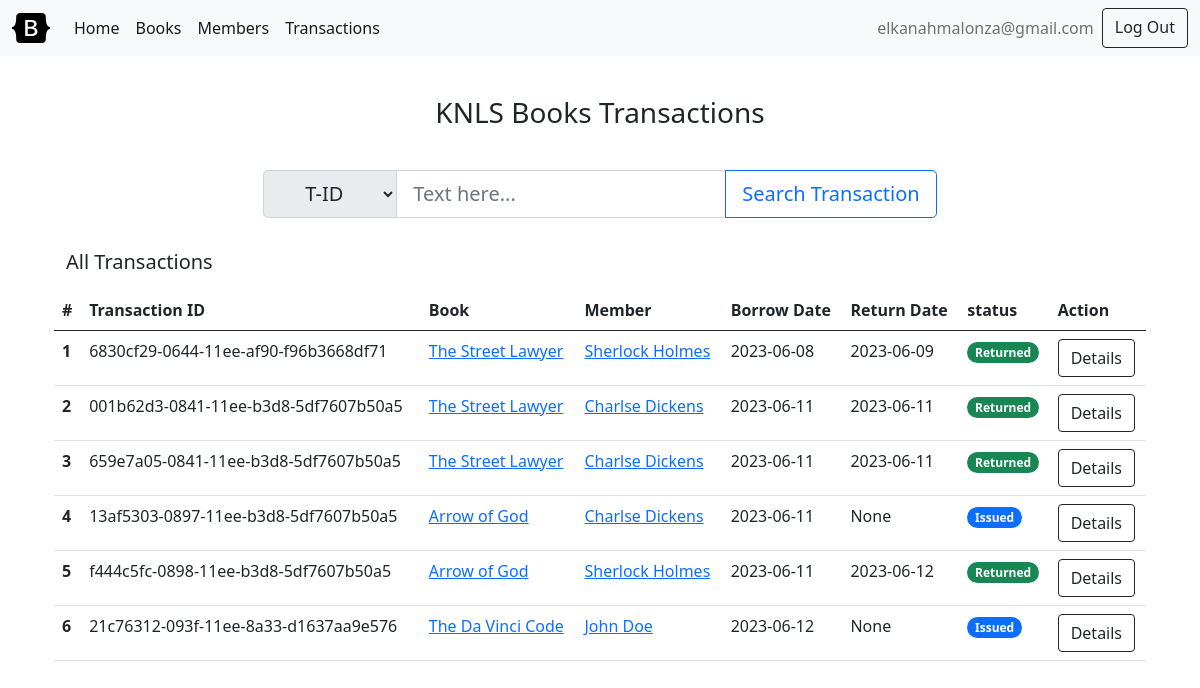
/transactions/ (signed in), run on the app's committed database.
### library/models.py (models this page shows, shortened)
class User(db.Model):
    uuid = db.Column(db.String(40), primary_key=True, default=str(uuid.uuid1()))
    email = db.Column(db.String(50), nullable=False, index=True, unique=True)
    password = db.Column(db.String, nullable=False)
    date_created = db.Column(db.DateTime, default=dt.datetime.now().astimezone)
    date_modified = db.Column(db.DateTime, onupdate=dt.datetime.now().astimezone)
    members_added = db.relationship(
        "Member",
        backref="user_added_by",
        lazy="dynamic",
        cascade="save-update, merge, refresh-expire, expunge",
        order_by="desc(Member.date_created)",
        foreign_keys="Member.added_by",
    )
    books_added = db.relationship(
        "Book",
        backref="user_added_by",
        lazy="dynamic",
        cascade="save-update, merge, refresh-expire, expunge",
        order_by="desc(Book.date_created)",
        foreign_keys="Book.added_by",
    )
    rent_transactions = db.relationship(
        "Transaction",
        backref="user_rent",
        lazy="dynamic",
        cascade="save-update, merge, refresh-expire, expunge",
        order_by="desc(Transaction.date_created)",
        foreign_keys="Transaction.rented_by",
    )
    returned_transactions = db.relationship(
        "Transaction",
        backref="user_return",
        lazy="dynamic",
        cascade="save-update, merge, refresh-expire, expunge",
        order_by="desc(Transaction.date_created)",
        foreign_keys="Transaction.returned_by",
    )

class Transaction(db.Model):
    STATUS = ("RENTED", "RETURNED", "OVERDUE", "OVERDUE_NOTPAID", "OVERDUE_PAYED")
    uuid = db.Column(db.String(40), primary_key=True, default=str(uuid.uuid1()))
    rent_date = db.Column(db.DateTime, default=dt.datetime.now().astimezone)
    return_date = db.Column(db.DateTime, nullable=True)
    rate_per_day = db.Column(db.Float, default=20.0)
    rent_paid = db.Column(db.Boolean, default=False)
    date_created = db.Column(db.DateTime, default=dt.datetime.now().astimezone)
    date_modified = db.Column(db.DateTime, onupdate=dt.datetime.now().astimezone)
    book = db.Column(db.String(36), db.ForeignKey("book.uuid"))
    member = db.Column(db.String(36), db.ForeignKey("member.uuid"))
    rented_by = db.Column(db.String(36), db.ForeignKey("user.uuid"))
    returned_by = db.Column(db.String(36), db.ForeignKey("user.uuid"))
    @property
    def status(self):
        if self.return_date is not None:
            return "RETURNED"
        else:
            return "RENTED"

class Book(db.Model):
    STATUS = ("AVAILABLE", "UNAVAILABLE")
    uuid = db.Column(db.String(40), primary_key=True, default=str(uuid.uuid1()))
    isbn = db.Column(db.String(40), nullable=False, index=True, unique=True)
    name = db.Column(db.String(50), nullable=False, index=True)
    author = db.Column(db.String(50), nullable=False)
    edition = db.Column(db.String(50), nullable=True, default="First")
    publisher = db.Column(db.String(50), nullable=False)
    description = db.Column(db.String, nullable=True)
    quantity = db.Column(db.Integer, default=1)
    date_created = db.Column(db.DateTime, default=dt.datetime.now().astimezone)
    date_modified = db.Column(db.DateTime, onupdate=dt.datetime.now().astimezone)
    added_by = db.Column(db.String(36), db.ForeignKey("user.uuid"))
    transactions = db.relationship(
        "Transaction",
        backref="book_rent",
        lazy="dynamic",
        cascade="save-update, merge, refresh-expire, expunge",
        order_by="desc(Transaction.date_created)",
        foreign_keys="Transaction.book",
    )

class Member(db.Model):
    STATUS = ("ACTIVE", "INACTIVE", "DEFAULTED")
    uuid = db.Column(db.String(40), primary_key=True, default=str(uuid.uuid1()))
    first_name = db.Column(db.String(50), nullable=False)
    second_name = db.Column(db.String(50), nullable=True)
    id_number = db.Column(db.Integer, nullable=False, index=True, unique=True)
    date_created = db.Column(db.DateTime, default=dt.datetime.now().astimezone)
    date_modified = db.Column(db.DateTime, onupdate=dt.datetime.now().astimezone)
    added_by = db.Column(db.String(36), db.ForeignKey("user.uuid"))
    transactions = db.relationship(
        "Transaction",
        backref="member_rent",
        lazy="dynamic",
        cascade="save-update, merge, refresh-expire, expunge",
        order_by="desc(Transaction.date_created)",
        foreign_keys="Transaction.member",
    )

### library/transactions/views.py (the view)
class ListTransactionView(View):
    methods = [
        "GET",
    ]
    decorators = [
        login_required,
    ]
    def dispatch_request(self):
        args = dict(request.args)
        if args.get("search", None) is not None:
            search = request.args["search"]
            field = request.args.get("field", "title")
            title = f"Search results for {field}: '{search}'."
            if field == "id":
                stmt = db.select(Transaction).where(Transaction.uuid.contains(search))
            elif field == "book":
                stmt = (
                    db.select(Transaction)
                    .join(Transaction.book_rent)
                    .where(Book.name.contains(search))
                )
            elif field == "member":
                names = search.strip().split(" ")
                if len(names) > 1:
                    stmt = (
                        db.select(Transaction)
                        .join(Transaction.member_rent)
                        .where(Member.first_name.contains(names[0]))
                        .where(Member.second_name.contains(names[1]))
                    )
                else:
                    union = union_all(
                        db.select(Transaction)
                        .join(Transaction.member_rent)
                        .where(Member.first_name.contains(search)),
                        db.select(Transaction)
                        .join(Transaction.member_rent)
                        .where(Member.second_name.contains(search)),
                    )
                    stmt = db.select(Transaction).from_statement(union)
            else:
                stmt = db.select(Transaction).where(Transaction.uuid.contains(search))
            transactions = db.session.execute(stmt).scalars()
        else:
            title = "All Transactions"
            transactions = Transaction.query.all()
        return render_template(
            "transactions/transaction_list.html", title=title, items=transactions
        )

### library/utils.py (called while the page is built)
def before_request(app):
    @app.before_request
    def load_logged_in_user():
        user_id = session.get("user_id")
        if user_id is None:
            g.user = None
        else:
            g.user = User.query.filter_by(uuid=user_id).one_or_none()

def login_required(view):
    @functools.wraps(view)
    def wrapped_view(*args, **kwargs):
        if g.user is None:
            return redirect(url_for("user_login"))
        return view(*args, **kwargs)
    return wrapped_view

### templates/transactions/transaction_list.html (shortened to what this page needs)
{% extends 'base.html' %}
{% block content %}
    <div class="row p-4">
        <div class="col-12 text-center h3 pb-2">KNLS Books Transactions</div>
        <div class="col-12">
            <div class="row py-4">
                <form method="GET">
                <div class="btn-toolbar justify-content-center" role="toolbar" aria-label="Toolbar with button groups">
                    <div class="input-group input-group-lg">
                        <select name="field" class="input-group-text">
                            <option value="id">T-ID</option>
                        </select>
                        <input type="text" name="search" class="form-control" placeholder="Text here...">
                        <button class="btn btn-outline-primary" type="submit">Search Transaction</button>
                    </div>
                </div>
                </form>
            </div>
            <div class="row">
                <div class="col-12 h5 py-2">{% block title %}{{title}}{% endblock %}</div>
                <table class="table">
                    <thead>
                        <tr>
                            <th scope="col">#</th>
                            <th scope="col">Transaction ID</th>
                            <th scope="col">Book</th>
                            <th scope="col">Member</th>
                            <th scope="col">Borrow Date</th>
                            <th scope="col">Return Date</th>
                            <th scope="col">status</th>
                            <th scope="col">Action</th>
                        </tr>
                    </thead>
                    <tbody>
                    {% for row in items %}
                        <tr>
                            <th scope="row">{{loop.index}}</th>
                            <td>{{row.uuid}}</td>
                            <td><a href="{{url_for('books_retrieve', id=row.book_rent.uuid)}}">{{row.book_rent.name}}</a></td>
                            <td><a href="{{url_for('members_retrieve', id=row.member_rent.uuid)}}">{{row.member_rent.first_name}} {{row.member_rent.second_name}}</a></td>
                            <td>{{row.rent_date.strftime('%Y-%m-%d')}}</td>
                            <td>{% if row.return_date %} {{row.return_date.strftime('%Y-%m-%d')}} {% else %} None {% endif %}</td>
                            <td>
                                {% if row.status == "RENTED" %}
                                    <span class="badge rounded-pill bg-primary">Issued</span>
                                {% elif row.status == "RETURNED" %}
                                    {% if row.rent_paid %}
                                        <span class="badge rounded-pill bg-success">Returned</span>
                                    {% else %}
                                        <span class="badge rounded-pill bg-danger">Not Paid</span>
                                    {% endif %}
                                {% endif %}
                            </td>
                            <td>
                                <a href="{{url_for('transactions_retrieve', id=row.uuid)}}" class="btn btn-outline-dark">Details</a>
                            </td>
                        </tr>
                    {% else %}
                        <tr><td class="text-center text-primary" colspan="10">No Data Available</td> </tr>
                    {% endfor %}
                    </tbody>
                </table>
            </div>
        </div>
    </div>
{% endblock %}

### templates/base.html (shortened to what this page needs)
<!doctype html>
<html lang="en">
    <head>
        <link href="{{ url_for('static', filename='bootstrap-5.0.2-dist/css/bootstrap.min.css') }}" rel="stylesheet">
    </head>
    <nav class="navbar navbar-expand-lg navbar-light bg-light">
        <div class="container-fluid">
            <a class="navbar-brand" href="{{ url_for('index') }}">
                <img src="{{ url_for('static', filename='bootstrap-logo-white.svg') }}" width="38" height="30" class="d-inline-block align-top" alt="Bootstrap" loading="lazy" style="filter: invert(1) grayscale(100%) brightness(200%);">
            </a>
            <div class="collapse navbar-collapse" id="navbarSupportedContent">
                <ul class="navbar-nav me-auto mb-2 mb-lg-0">
                    <li class="nav-item">
                        <a class="nav-link active" aria-current="page" href="{{ url_for('index') }}">Home</a>
                    </li>
                    <li class="nav-item">
                        <a class="nav-link active" href="{{ url_for('books_list') }}">Books</a>
                    </li>
                    <li class="nav-item">
                        <a class="nav-link active" href="{{ url_for('members_list') }}">Members</a>
                    </li>
                    <li class="nav-item">
                        <a class="nav-link active" href="{{ url_for('transactions_list') }}">Transactions</a>
                    </li>
                </ul>
                <div class="d-flex">
                {% if g.user %}
                    <ul class="navbar-nav me-auto mb-2 mb-lg-0">
                    <li class="nav-item">
                        <a class="nav-link" aria-current="page" href="#">{{ g.user['email'] }}</a>
                    </li>
                    </ul>
                    <a class="btn btn-outline-dark" href="{{url_for('user_logout')}}">Log Out</a>
                {% else %}
                    <a class="btn btn-outline-dark" href="{{url_for('user_register')}}">Register</a>
                    <a class="btn btn-outline-dark" href="{{url_for('user_login')}}">Log In</a>
                {% endif %}
                </div>
            </div>
        </div>
    </nav>
    <content>
        <section class="container">
            <header class="pt-3">
            </header>
            {% block content %}{% endblock %}
        </section>
    </content>
    </html>

### data on the page
User: user.email "elkanahmalonza@gmail.com"
Transaction: uuid "6830cf29-0644-11ee-af90-f96b3668df71", book_rent.name "The Street Lawyer", member_rent.first_name "Sherlock", member_rent.second_name "Holmes", rent_date "2023-06-08", return_date "2023-06-09", rent_paid "Returned"
Transaction: uuid "001b62d3-0841-11ee-b3d8-5df7607b50a5", book_rent.name "The Street Lawyer", member_rent.first_name "Charlse", member_rent.second_name "Dickens", rent_date "2023-06-11", return_date "2023-06-11", rent_paid "Returned"
Transaction: uuid "659e7a05-0841-11ee-b3d8-5df7607b50a5", book_rent.name "The Street Lawyer", member_rent.first_name "Charlse", member_rent.second_name "Dickens", rent_date "2023-06-11", return_date "2023-06-11", rent_paid "Returned"
Transaction: uuid "13af5303-0897-11ee-b3d8-5df7607b50a5", book_rent.name "Arrow of God", member_rent.first_name "Charlse", member_rent.second_name "Dickens", rent_date "2023-06-11", shows "None", shows "Issued"
Transaction: uuid "f444c5fc-0898-11ee-b3d8-5df7607b50a5", book_rent.name "Arrow of God", member_rent.first_name "Sherlock", member_rent.second_name "Holmes", rent_date "2023-06-11", return_date "2023-06-12", rent_paid "Returned"
Transaction: uuid "21c76312-093f-11ee-8a33-d1637aa9e576", book_rent.name "The Da Vinci Code", member_rent.first_name "John", member_rent.second_name "Doe", rent_date "2023-06-12", shows "None", shows "Issued"

### other printed values
{{ title }} "All Transactions"
